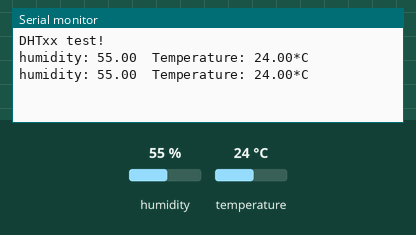
The sketch below on a simulated ESP8266 (NodeMCU). Parts: the last lines printed to the serial monitor. The inputs (shaded band) are chosen by the test bench; at power-on: humidity 55 %, temperature 24 °C.

Above: at 4.8 s.
4.9 s: humidity set to 22 %
At 7.2 s:
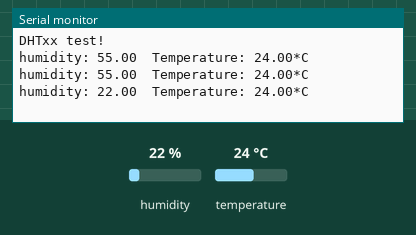
7.9 s: temperature set to 12 °C
At 8.9 s:
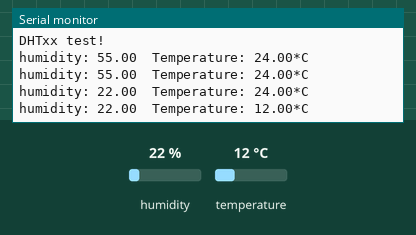
10.9 s: humidity set to 40 %
At 12.4 s:
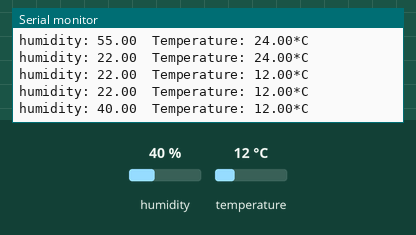
Timing chart, 0 to 13.9 s (numbered marks = the images above; inputs shaded):
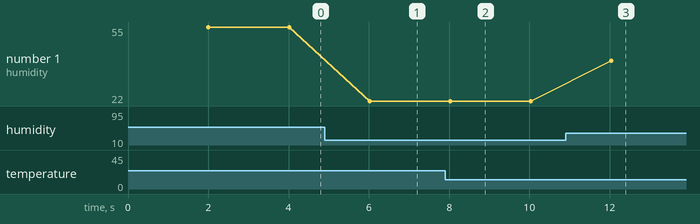

The sketch:

DHTxx.ino
```cpp
#include "DHT.h"
#define DHTPIN D4
#define DHTTYPE DHT22

DHT dht(DHTPIN, DHTTYPE);

void setup() {
  // put your setup code here, to run once:
  Serial.begin(9600);
  Serial.println("DHTxx test!");
  dht.begin();
}

void loop() {
  // put your main code here, to run repeatedly:
  delay(2000);
  float h = dht.readHumidity();
  float t = dht.readTemperature();

  if(isnan(h) || isnan(t)) {
    Serial.println("Failed to read from DHT sensor!");
    return;
  }

  Serial.print("humidity: "); Serial.print(h);
  Serial.print("\t");
  Serial.print("Temperature: "); Serial.print(t);
  Serial.println("*C");
}
```

Measured:
- after the input at 4.9 s, the serial monitor: prints a new line after 1.1 s (image 1)
- after the input at 7.9 s, the serial monitor: prints a new line after 0.12 s (image 2)
- after the input at 10.9 s, the serial monitor: prints a new line after 1.1 s (image 3)
- plotted number 1: 55 → 22 after the input at 4.9 s, 22 → 40 after the input at 10.9 s
